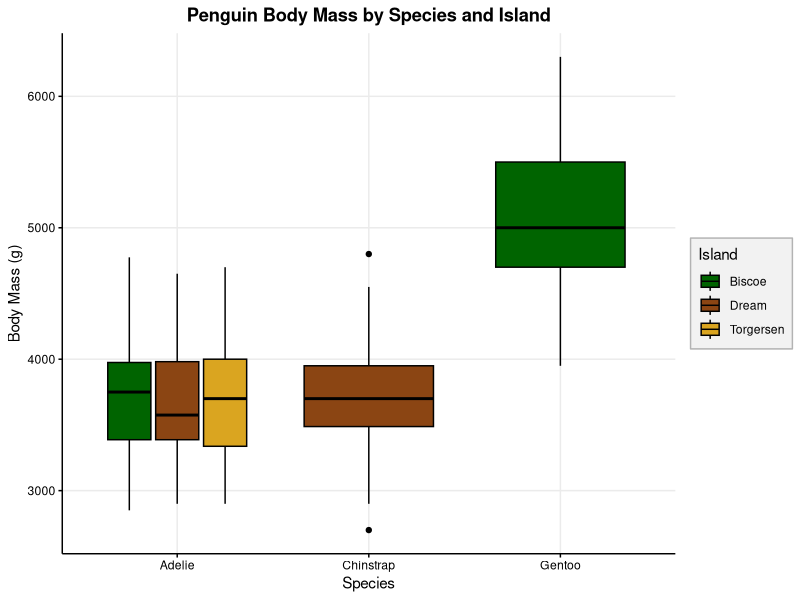
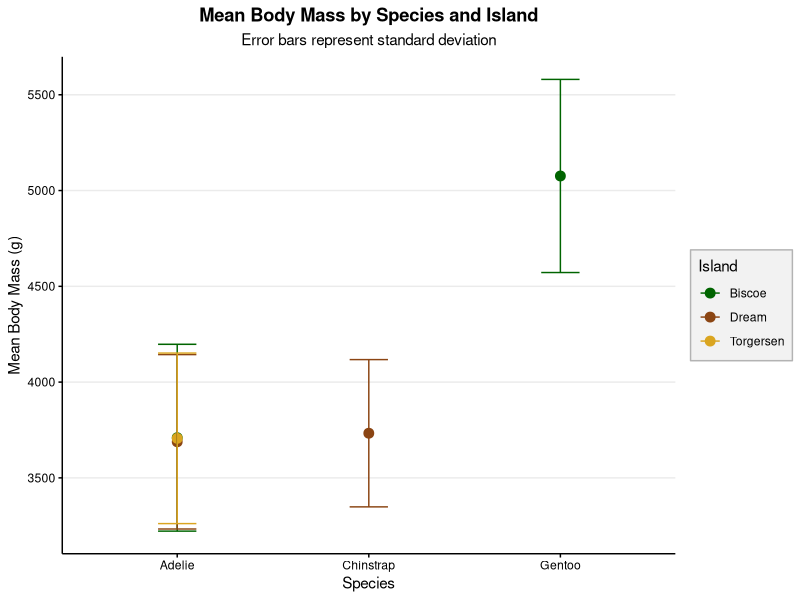
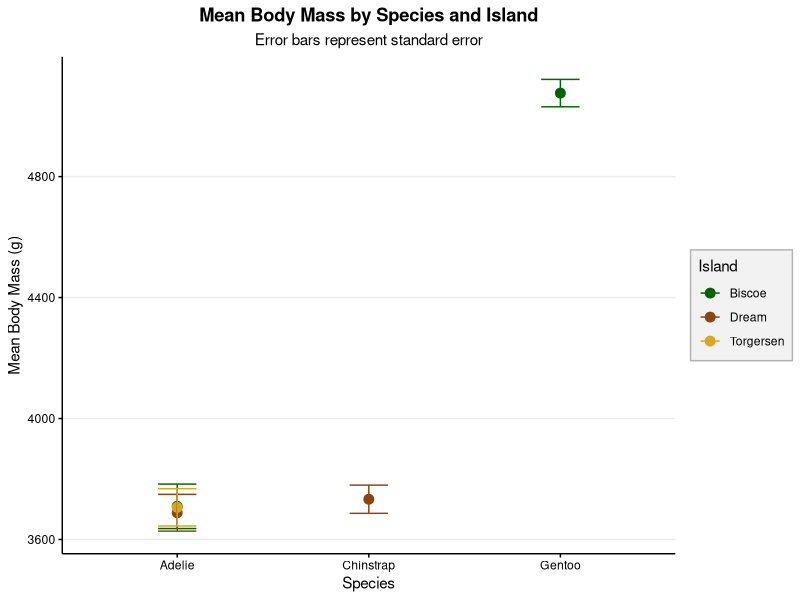

Reproduce these figures in R, in order.
## ---- chunk 1
library(tidyverse)
library(palmerpenguins)
library(here)

#| echo: false
#| source(here::here("code", "workshop_01_r4marinescience.R"))
## ---- chunk 2
#| echo: false
#| 
penguins %>%
  ggplot(aes(x = species,
             y = body_mass_g,
             fill = island)) +
  geom_boxplot(color = "black") +
  labs(
    title = "Penguin Body Mass by Species and Island",
    x = "Species",
    y = "Body Mass (g)",
    fill = "Island"
  ) +
  theme_minimal() +
  scale_fill_manual(values = c(
    "darkgreen",
    "saddlebrown",
    "goldenrod"
  )) +
  theme(
    text = element_text(color = "black"),
    axis.text = element_text(color = "black"),
    axis.title = element_text(color = "black"),
    axis.line = element_line(color = "black"),
    axis.ticks = element_line(color = "black"),
    panel.grid.minor = element_blank(),
    legend.background = element_rect(
      fill = "grey95",
      color = "grey70"
    ),
    legend.key = element_rect(
      fill = "grey95",
      color = NA
    ),
    legend.position = "right",
    plot.title = element_text(
      face = "bold",
      hjust = 0.5
    )
  )

## ---- chunk 3
#| echo: false
#| # Pipe directly from aggregation to plotting with error bars

mass_compare_plot <- penguins |>
  group_by(species, island) |>
  summarise(
    mean_mass = mean(body_mass_g, na.rm = TRUE),
    sd_mass = sd(body_mass_g, na.rm = TRUE),
    n = n(),
    .groups = "drop"
  ) |>
  ggplot(aes(x = species, y = mean_mass, colour = island)) +
  geom_point(size = 3) +
  geom_errorbar(aes(ymin = mean_mass - sd_mass, 
                    ymax = mean_mass + sd_mass), 
                width = 0.2) +
  labs(
    title = "Mean Body Mass by Species and Island",
    subtitle = "Error bars represent standard deviation",
    y = "Mean Body Mass (g)",
    x = "Species",
    colour = "Island"
  ) +
  scale_colour_manual(
    values = c(
      "darkgreen",
      "saddlebrown",
      "goldenrod"
    )
  ) + 
  theme_minimal() +
  theme(
    text = element_text(color = "black"),
    axis.text = element_text(color = "black"),
    axis.title = element_text(color = "black"),
    axis.line = element_line(color = "black"),
    axis.ticks = element_line(color = "black"),
    panel.grid.minor = element_blank(),
    panel.grid.major.x = element_blank(),
    legend.background = element_rect(
      fill = "grey95",
      color = "grey70"
    ),
    legend.key = element_rect(
      fill = "grey95",
      color = NA
    ),
    legend.position = "right",
    plot.title = element_text(
      face = "bold",
      hjust = 0.5
    ),
    plot.subtitle = element_text(
      hjust = 0.5,
      color = "black"
    )
  )


mass_compare_plot

## ---- chunk 4
mass_compare_plot_se <- penguins |>
  group_by(species, island) |>
  summarise(
    mean_mass = mean(body_mass_g, na.rm = TRUE),
    sd_mass = sd(body_mass_g, na.rm = TRUE),
    n = n(),
    se_mass = sd_mass / sqrt(n),
    .groups = "drop"
  ) |>
  ggplot(aes(x = species, y = mean_mass, colour = island)) +
  geom_point(size = 3) +
  geom_errorbar(
    aes(
      ymin = mean_mass - se_mass,
      ymax = mean_mass + se_mass
    ),
    width = 0.2
  ) +
  labs(
    title = "Mean Body Mass by Species and Island",
    subtitle = "Error bars represent standard error",
    y = "Mean Body Mass (g)",
    x = "Species",
    colour = "Island"
  ) +
  scale_colour_manual(
    values = c(
      "darkgreen",
      "saddlebrown",
      "goldenrod"
    )
  ) +
  theme_minimal() +
  theme(
    text = element_text(color = "black"),
    axis.text = element_text(color = "black"),
    axis.title = element_text(color = "black"),
    axis.line = element_line(color = "black"),
    axis.ticks = element_line(color = "black"),
    panel.grid.minor = element_blank(),
    panel.grid.major.x = element_blank(),
    legend.background = element_rect(
      fill = "grey95",
      color = "grey70"
    ),
    legend.key = element_rect(
      fill = "grey95",
      color = NA
    ),
    legend.position = "right",
    plot.title = element_text(
      face = "bold",
      hjust = 0.5
    ),
    plot.subtitle = element_text(
      hjust = 0.5,
      color = "black"
    )
  )

mass_compare_plot_se
## ---- chunk 5
penguinoverview <- penguins %>%
  group_by(species, island) %>%
  summarise(
    mean_mass_g = mean(body_mass_g, na.rm = TRUE),
    sd_mass_g = sd(body_mass_g, na.rm = TRUE),
    n = n(),
    se_mass_g = sd_mass_g / sqrt(n),
    .groups = "drop"
  )

view(penguinoverview)
